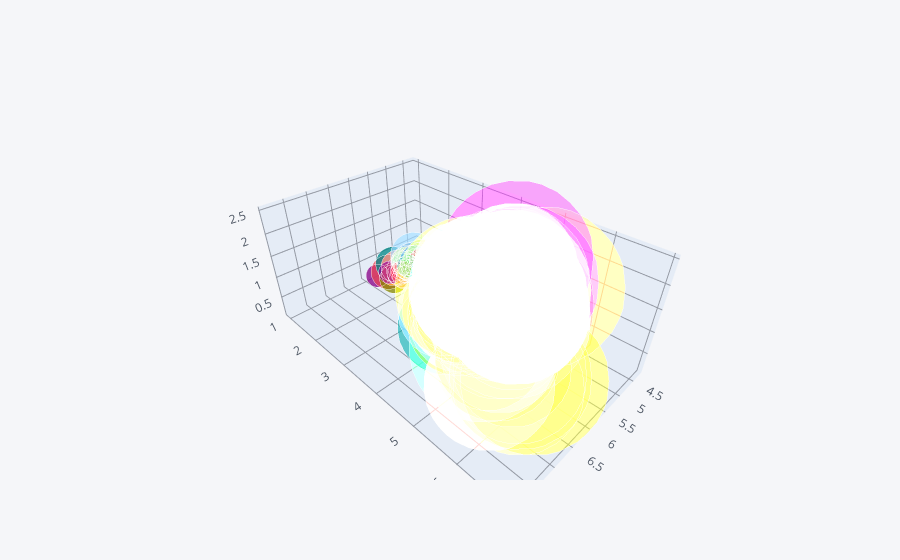

Write notebook code for a chart like this one.
### Code cell
#bubble3d graph 
#in bubble 3d graph you have to add parameter "size" along with the three axis parameter for sure to get the final output
#or it will throw error.

df.iplot(kind='bubble3d',x='sepal_length',y='petal_length',z='petal_width',size='petal_width')

### Figure 1 — Plotly figure (JSON) as saved in the notebook; plotly's stock layout.template omitted (floating-point values rounded to 4 significant figures; data arrays with more than 128 entries replaced by an {"elided": "..."} marker saying what was removed)
{"data": [{"marker": {"color": {"elided": "150 str values"}, "opacity": 0.8, "size": {"elided": "150 int values"}, "symbol": "circle"}, "mode": "markers", "text": {"elided": "150 str values"}, "type": "scatter3d", "x": {"elided": "150 float values"}, "y": {"elided": "150 float values"}, "z": {"elided": "150 float values"}}], "layout": {"legend": {"bgcolor": "#F5F6F9", "font": {"color": "#4D5663"}}, "paper_bgcolor": "#F5F6F9", "plot_bgcolor": "#F5F6F9", "scene": {"xaxis": {"gridcolor": "#9499A3", "showgrid": true, "tickfont": {"color": "#4D5663"}, "title": {"font": {"color": "#4D5663"}, "text": ""}, "zerolinecolor": "#9499A3"}, "yaxis": {"gridcolor": "#9499A3", "showgrid": true, "tickfont": {"color": "#4D5663"}, "title": {"font": {"color": "#4D5663"}, "text": ""}, "zerolinecolor": "#9499A3"}, "zaxis": {"gridcolor": "#9499A3", "showgrid": true, "tickfont": {"color": "#4D5663"}, "title": {"font": {"color": "#4D5663"}, "text": ""}, "zerolinecolor": "#9499A3"}}, "title": {"font": {"color": "#4D5663"}}}}
